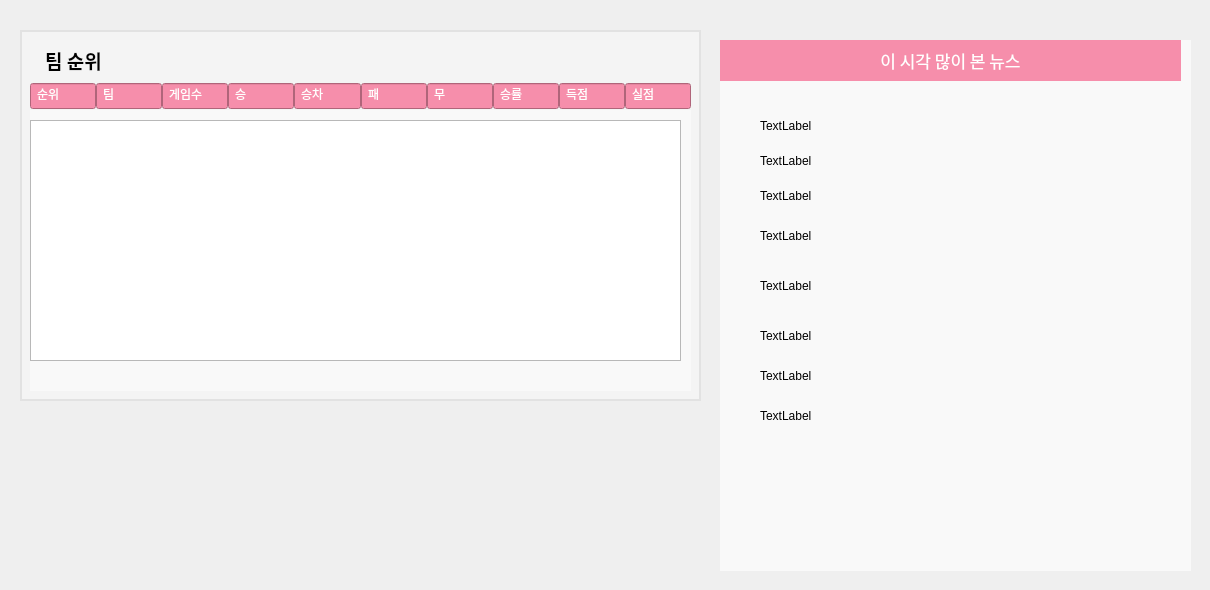
    <widget class="QWidget" name="home_tab">
     <attribute name="title">
      <string>메인</string>
     </attribute>
     <widget class="QLabel" name="team_rank_label">
      <property name="geometry">
       <rect>
        <x>30</x>
        <y>110</y>
        <width>661</width>
        <height>281</height>
       </rect>
      </property>
      <property name="styleSheet">
       <string notr="true">background-color:rgb(249, 249, 249);
font: 11pt &quot;D2Coding&quot;;</string>
      </property>
      <property name="text">
       <string>TextLabel</string>
      </property>
     </widget>
     <widget class="QLabel" name="label_2">
      <property name="geometry">
       <rect>
        <x>30</x>
        <y>40</y>
        <width>651</width>
        <height>41</height>
       </rect>
      </property>
      <property name="font">
       <font>
        <family>D2Coding</family>
        <pointsize>14</pointsize>
        <weight>75</weight>
        <bold>true</bold>
       </font>
      </property>
      <property name="styleSheet">
       <string notr="true">background-color:rgb(244, 244, 244);
padding:10px;
</string>
      </property>
      <property name="text">
       <string>팀 순위</string>
      </property>
      <property name="margin">
       <number>0</number>
      </property>
     </widget>
     <widget class="QWidget" name="horizontalLayoutWidget">
      <property name="geometry">
       <rect>
        <x>30</x>
        <y>80</y>
        <width>661</width>
        <height>32</height>
       </rect>
      </property>
      <layout class="QHBoxLayout" name="horizontalLayout_2">
       <property name="spacing">
        <number>0</number>
       </property>
       <item>
        <widget class="QLineEdit" name="lineEdit">
         <property name="styleSheet">
          <string notr="true">background-color : #F68EAB;
font: 11pt &quot;D2Coding&quot;;
color : #ffffff;
padding:4px</string>
         </property>
         <property name="text">
          <string>순위</string>
         </property>
         <property name="alignment">
          <set>Qt::AlignLeading|Qt::AlignLeft|Qt::AlignVCenter</set>
         </property>
        </widget>
       </item>
       <item>
        <widget class="QLineEdit" name="lineEdit_2">
         <property name="styleSheet">
          <string notr="true">background-color : #F68EAB;
font: 11pt &quot;D2Coding&quot;;
color : #ffffff;
padding:4px</string>
         </property>
         <property name="text">
          <string>팀</string>
         </property>
         <property name="alignment">
          <set>Qt::AlignLeading|Qt::AlignLeft|Qt::AlignVCenter</set>
         </property>
        </widget>
       </item>
       <item>
        <widget class="QLineEdit" name="lineEdit_3">
         <property name="styleSheet">
          <string notr="true">background-color : #F68EAB;
font: 11pt &quot;D2Coding&quot;;
color : #ffffff;
padding:4px</string>
         </property>
         <property name="text">
          <string>게임수</string>
         </property>
         <property name="alignment">
          <set>Qt::AlignLeading|Qt::AlignLeft|Qt::AlignVCenter</set>
         </property>
        </widget>
       </item>
       <item>
        <widget class="QLineEdit" name="lineEdit_4">
         <property name="styleSheet">
          <string notr="true">background-color : #F68EAB;
font: 11pt &quot;D2Coding&quot;;
color : #ffffff;
padding:4px</string>
         </property>
         <property name="text">
          <string>승</string>
         </property>
         <property name="alignment">
          <set>Qt::AlignLeading|Qt::AlignLeft|Qt::AlignVCenter</set>
         </property>
        </widget>
       </item>
       <item>
        <widget class="QLineEdit" name="lineEdit_7">
         <property name="styleSheet">
          <string notr="true">background-color : #F68EAB;
font: 11pt &quot;D2Coding&quot;;
color : #ffffff;
padding:4px</string>
         </property>
         <property name="text">
          <string>승차</string>
         </property>
         <property name="alignment">
          <set>Qt::AlignLeading|Qt::AlignLeft|Qt::AlignVCenter</set>
         </property>
        </widget>
       </item>
       <item>
        <widget class="QLineEdit" name="lineEdit_6">
         <property name="styleSheet">
          <string notr="true">background-color : #F68EAB;
font: 11pt &quot;D2Coding&quot;;
color : #ffffff;
padding:4px</string>
         </property>
         <property name="text">
          <string>패</string>
         </property>
         <property name="alignment">
          <set>Qt::AlignLeading|Qt::AlignLeft|Qt::AlignVCenter</set>
         </property>
        </widget>
       </item>
       <item>
        <widget class="QLineEdit" name="lineEdit_5">
         <property name="styleSheet">
          <string notr="true">background-color : #F68EAB;
font: 11pt &quot;D2Coding&quot;;
color : #ffffff;
padding:4px</string>
         </property>
         <property name="text">
          <string>무</string>
         </property>
         <property name="alignment">
          <set>Qt::AlignLeading|Qt::AlignLeft|Qt::AlignVCenter</set>
         </property>
        </widget>
       </item>
       <item>
        <widget class="QLineEdit" name="lineEdit_9">
         <property name="styleSheet">
          <string notr="true">background-color : #F68EAB;
font: 11pt &quot;D2Coding&quot;;
color : #ffffff;
padding:4px</string>
         </property>
         <property name="text">
          <string>승률</string>
         </property>
         <property name="alignment">
          <set>Qt::AlignLeading|Qt::AlignLeft|Qt::AlignVCenter</set>
         </property>
        </widget>
       </item>
       <item>
        <widget class="QLineEdit" name="lineEdit_10">
         <property name="styleSheet">
          <string notr="true">background-color : #F68EAB;
font: 11pt &quot;D2Coding&quot;;
color : #ffffff;
padding:4px</string>
         </property>
         <property name="text">
          <string>득점</string>
         </property>
         <property name="alignment">
          <set>Qt::AlignLeading|Qt::AlignLeft|Qt::AlignVCenter</set>
         </property>
        </widget>
       </item>
       <item>
        <widget class="QLineEdit" name="lineEdit_11">
         <property name="styleSheet">
          <string notr="true">background-color : #F68EAB;
font: 11pt &quot;D2Coding&quot;;
color : #ffffff;
padding:4px</string>
         </property>
         <property name="text">
          <string>실점</string>
         </property>
         <property name="alignment">
          <set>Qt::AlignLeading|Qt::AlignLeft|Qt::AlignVCenter</set>
         </property>
        </widget>
       </item>
      </layout>
     </widget>
     <widget class="QLabel" name="label_4">
      <property name="geometry">
       <rect>
        <x>20</x>
        <y>30</y>
        <width>681</width>
        <height>371</height>
       </rect>
      </property>
      <property name="font">
       <font>
        <family>D2Coding</family>
        <pointsize>14</pointsize>
        <weight>75</weight>
        <bold>true</bold>
       </font>
      </property>
      <property name="styleSheet">
       <string notr="true">background-color:rgb(244, 244, 244);
padding:10px;
border: 2px solid #e2e2e2;</string>
      </property>
      <property name="text">
       <string/>
      </property>
      <property name="margin">
       <number>0</number>
      </property>
     </widget>
     <widget class="QWidget" name="new_Area" native="true">
      <property name="geometry">
       <rect>
        <x>710</x>
        <y>30</y>
        <width>491</width>
        <height>551</height>
       </rect>
      </property>
      <widget class="QLabel" name="label_3">
       <property name="geometry">
        <rect>
         <x>10</x>
         <y>10</y>
         <width>471</width>
         <height>531</height>
        </rect>
       </property>
       <property name="styleSheet">
        <string notr="true">background-color:rgb(249, 249, 249);
font: 11pt &quot;D2Coding&quot;;</string>
       </property>
       <property name="text">
        <string/>
       </property>
      </widget>
      <widget class="QLabel" name="label_5">
       <property name="geometry">
        <rect>
         <x>10</x>
         <y>10</y>
         <width>461</width>
         <height>41</height>
        </rect>
       </property>
       <property name="font">
        <font>
         <family>D2Coding</family>
         <pointsize>13</pointsize>
         <weight>9</weight>
         <italic>false</italic>
         <bold>false</bold>
        </font>
       </property>
       <property name="styleSheet">
        <string notr="true">background-color : #F68EAB;
font: 75 13pt &quot;D2Coding&quot;;
color : #ffffff;
padding:4px</string>
       </property>
       <property name="text">
        <string>이 시각 많이 본 뉴스</string>
       </property>
       <property name="alignment">
        <set>Qt::AlignCenter</set>
       </property>
      </widget>
      <widget class="QTableWidget" name="tableWidget_2">
       <property name="geometry">
        <rect>
         <x>20</x>
         <y>50</y>
         <width>421</width>
         <height>481</height>
        </rect>
       </property>
      </widget>
      <widget class="QLabel" name="pageTitleLabel">
       <property name="geometry">
        <rect>
         <x>30</x>
         <y>30</y>
         <width>301</width>
         <height>21</height>
        </rect>
       </property>
       <property name="font">
        <font>
         <family>Agency FB</family>
         <pointsize>14</pointsize>
        </font>
       </property>
       <property name="text">
        <string>TextLabel</string>
       </property>
      </widget>
      <widget class="QLabel" name="la_6">
       <property name="geometry">
        <rect>
         <x>50</x>
         <y>190</y>
         <width>311</width>
         <height>31</height>
        </rect>
       </property>
       <property name="text">
        <string>TextLabel</string>
       </property>
      </widget>
      <widget class="QLabel" name="la_9">
       <property name="geometry">
        <rect>
         <x>50</x>
         <y>330</y>
         <width>311</width>
         <height>31</height>
        </rect>
       </property>
       <property name="text">
        <string>TextLabel</string>
       </property>
      </widget>
      <widget class="QLabel" name="la_5">
       <property name="geometry">
        <rect>
         <x>50</x>
         <y>150</y>
         <width>311</width>
         <height>31</height>
        </rect>
       </property>
       <property name="text">
        <string>TextLabel</string>
       </property>
      </widget>
      <widget class="QLabel" name="la_10">
       <property name="geometry">
        <rect>
         <x>50</x>
         <y>370</y>
         <width>311</width>
         <height>31</height>
        </rect>
       </property>
       <property name="text">
        <string>TextLabel</string>
       </property>
      </widget>
      <widget class="QLabel" name="la_4">
       <property name="geometry">
        <rect>
         <x>50</x>
         <y>120</y>
         <width>311</width>
         <height>21</height>
        </rect>
       </property>
       <property name="text">
        <string>TextLabel</string>
       </property>
      </widget>
      <widget class="QLabel" name="la_8">
       <property name="geometry">
        <rect>
         <x>50</x>
         <y>290</y>
         <width>301</width>
         <height>31</height>
        </rect>
       </property>
       <property name="text">
        <string>TextLabel</string>
       </property>
      </widget>
      <widget class="QLabel" name="la_7">
       <property name="geometry">
        <rect>
         <x>50</x>
         <y>240</y>
         <width>301</width>
         <height>31</height>
        </rect>
       </property>
       <property name="text">
        <string>TextLabel</string>
       </property>
      </widget>
      <widget class="QLabel" name="la_3">
       <property name="geometry">
        <rect>
         <x>50</x>
         <y>80</y>
         <width>311</width>
         <height>31</height>
        </rect>
       </property>
       <property name="text">
        <string>TextLabel</string>
       </property>
      </widget>
      <zorder>tableWidget_2</zorder>
      <zorder>pageTitleLabel</zorder>
      <zorder>label_3</zorder>
      <zorder>label_5</zorder>
      <zorder>la_6</zorder>
      <zorder>la_9</zorder>
      <zorder>la_5</zorder>
      <zorder>la_10</zorder>
      <zorder>la_4</zorder>
      <zorder>la_8</zorder>
      <zorder>la_7</zorder>
      <zorder>la_3</zorder>
     </widget>
     <widget class="QTableWidget" name="tableWidget">
      <property name="geometry">
       <rect>
        <x>30</x>
        <y>120</y>
        <width>651</width>
        <height>241</height>
       </rect>
      </property>
     </widget>
     <zorder>label_4</zorder>
     <zorder>team_rank_label</zorder>
     <zorder>label_2</zorder>
     <zorder>horizontalLayoutWidget</zorder>
     <zorder>new_Area</zorder>
     <zorder>tableWidget</zorder>
    </widget>
